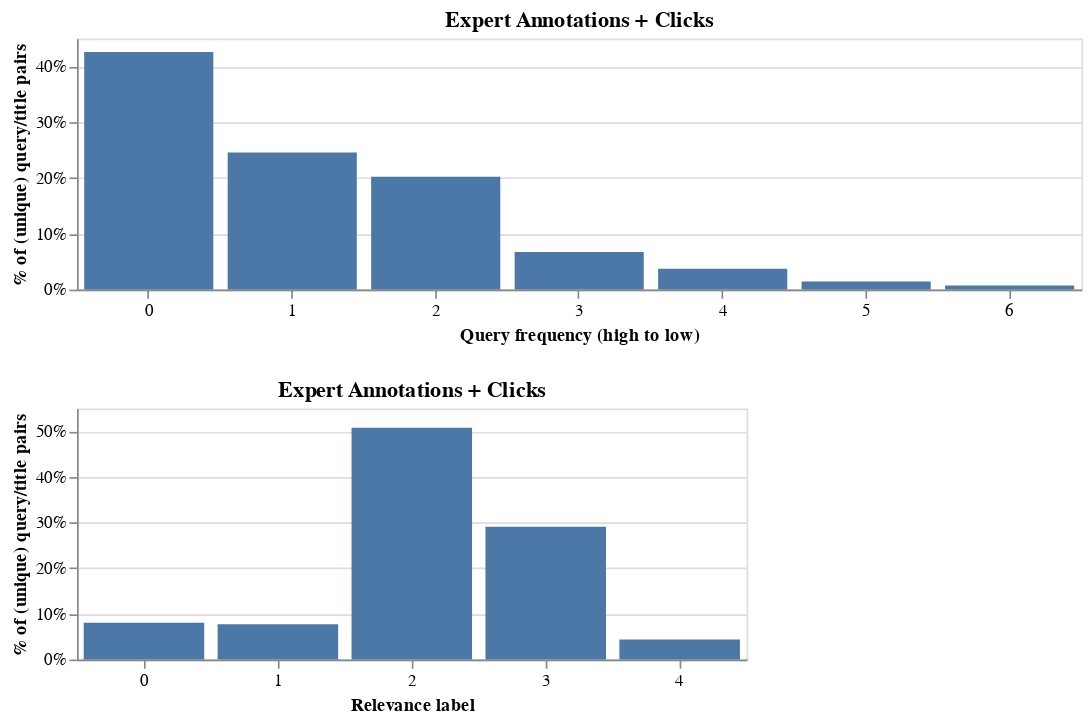

Notebook source saved alongside this figure:
### Code cell
alt.Chart(
    count_stats(top_10_df, groupby="frequency_bucket", unique=True),
    title="Expert Annotations + Clicks",
    width=600,
    height=150,
).mark_bar().encode(
    x=alt.X("frequency_bucket:O", title="Query frequency (high to low)").axis(labelAngle=0),
    y=alt.Y("perc_documents", title="% of (unique) query/title pairs").axis(format="%"),
    tooltip=["perc_documents"],
) & alt.Chart(
    count_stats(top_10_df, groupby="label", unique=True),
    title="Expert Annotations + Clicks",
    width=400,
    height=150,
).mark_bar().encode(
    x=alt.X("label:O", title="Relevance label").axis(labelAngle=0),
    y=alt.Y("perc_documents", title="% of (unique) query/title pairs").axis(format="%"),
    tooltip=["perc_documents"],
)

### Figure 1 — Vega-Lite specification as saved in the notebook (floating-point values rounded to 4 significant figures)
{"config": {"view": {"continuousWidth": 300, "continuousHeight": 300}}, "vconcat": [{"data": {"name": "data-2bc8286f5b526e3533acd9db2b1bf20e"}, "mark": {"type": "bar"}, "encoding": {"tooltip": [{"field": "perc_documents", "type": "quantitative"}], "x": {"axis": {"labelAngle": 0}, "field": "frequency_bucket", "title": "Query frequency (high to low)", "type": "ordinal"}, "y": {"axis": {"format": "%"}, "field": "perc_documents", "title": "% of (unique) query/title pairs", "type": "quantitative"}}, "height": 150, "title": "Expert Annotations + Clicks", "width": 600}, {"data": {"name": "data-46db61f6fe5c4694d2795be02d058559"}, "mark": {"type": "bar"}, "encoding": {"tooltip": [{"field": "perc_documents", "type": "quantitative"}], "x": {"axis": {"labelAngle": 0}, "field": "label", "title": "Relevance label", "type": "ordinal"}, "y": {"axis": {"format": "%"}, "field": "perc_documents", "title": "% of (unique) query/title pairs", "type": "quantitative"}}, "height": 150, "title": "Expert Annotations + Clicks", "width": 400}], "$schema": "https://vega.github.io/schema/vega-lite/v5.16.3.json", "datasets": {"data-2bc8286f5b526e3533acd9db2b1bf20e": [{"frequency_bucket": 0, "documents": 704, "perc_documents": 0.4259}, {"frequency_bucket": 1, "documents": 406, "perc_documents": 0.2456}, {"frequency_bucket": 2, "documents": 334, "perc_documents": 0.2021}, {"frequency_bucket": 3, "documents": 111, "perc_documents": 0.0672}, {"frequency_bucket": 4, "documents": 62, "perc_documents": 0.0375}, {"frequency_bucket": 5, "documents": 24, "perc_documents": 0.0145}, {"frequency_bucket": 6, "documents": 12, "perc_documents": 0.0073}], "data-46db61f6fe5c4694d2795be02d058559": [{"label": 0, "documents": 149, "perc_documents": 0.0805}, {"label": 1, "documents": 143, "perc_documents": 0.0773}, {"label": 2, "documents": 940, "perc_documents": 0.5078}, {"label": 3, "documents": 538, "perc_documents": 0.2907}, {"label": 4, "documents": 81, "perc_documents": 0.0438}]}}
